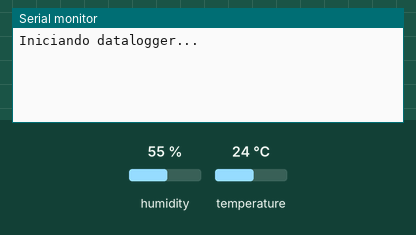
The sketch below on a simulated Arduino Mega 2560, built with avr-gcc and run on an emulated ATmega2560. On the bench: the last lines printed to the serial monitor. The test bench sets the inputs (shaded band); at power-on: humidity 55 %, temperature 24 °C. WiFi joins after 1.5 s; servers stay silent unless stated; uploads are accepted with an empty reply.

Above: at 2.2 s.
2.3 s: humidity set to 22 %
At 7.9 s:
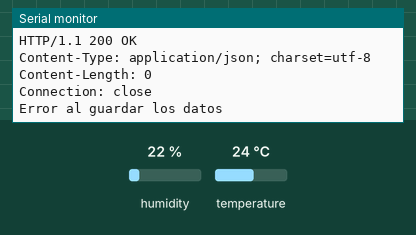
9.8 s: temperature set to 12 °C
At 11.39 s:
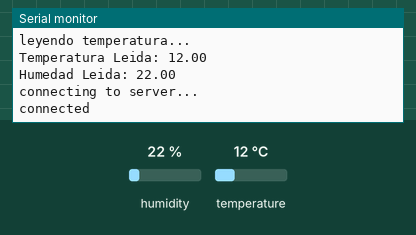
17.3 s: humidity set to 40 %
At 21.21 s:
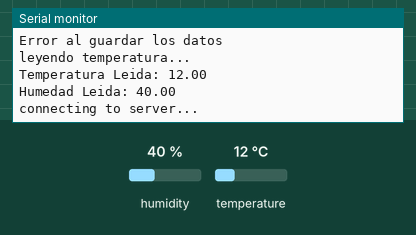

Measured:
- after the input at 2.3 s, the serial monitor: prints a new line after 3.8 s (image 1)
- after the input at 9.8 s, the serial monitor: prints a new line after 1.2 s (image 2)
- after the input at 17.3 s, the serial monitor: prints a new line after 3.8 s (image 3)

The sketch:

data_logger_temperatura_DHT.ino
```cpp
/*
  Sketch para Arduino Mega con Ethernet Shield 2
  Sonda de temperatura y humedad DHT22
  Display LCD https://www.sparkfun.com/datasheets/LCD/SerLCD_V2_5.PDF
*/

#include <Ethernet2.h>
#include <SPI.h>
#include <dht.h>
#include "Timer.h"

#define NUM_ARDUINO 2	//Sustituir X por el numero de Arduino correcto
#define DHT22_PIN 7

byte mac[] = {0x90, 0xA2, 0xDA, 0x0F, 0x70, 0xCC};	//Sustituir YY por el numero de MAC correcto

byte ip[] = {
  10, 22, 72, 31
};
byte DNS[] = {
  8, 8, 8, 8
};
byte gateway[] = {
  10, 22, 72, 1
};
byte subnet[] = {
  255, 255, 255, 0
};
char url[] = "www.aprendiendoarduino.com";

EthernetClient client;
EthernetClient client2;
Timer t;
dht sondaT;

String webString = "";

void setup()
{
  Ethernet.begin(mac, ip, DNS, gateway, subnet);
  Serial.begin(9600);
  Serial1.begin(9600);
  Serial.println("Iniciando datalogger...");
  Serial1.write(254); // move cursor to beginning of first line
  Serial1.write(128);
  Serial1.println("Iniciando...");
  delay(1000);
  t.every(5000, grabaDatos);
}

void loop()
{
  webString = "";
  t.update();
  if (client.available()) {
    Serial.println("Respuesta del Servidor---->");
    while (client.available()) {
      char c = client.read();
      webString += c;
    }
    Serial.println(webString);
    if (webString.indexOf("GRABADOS") > 0) Serial.println("Datos guardados correctamente");
    else Serial.println("Error al guardar los datos");

    client.stop();
  }

  if (client2.available()) {
    Serial.println("Respuesta del Servidor---->");
    while (client2.available()) {
      char c = client2.read();
      webString += c;
    }
    Serial.println(webString);
    if (webString.indexOf("GRABADOS") > 0) Serial.println("Datos guardados correctamente");
    else Serial.println("Error al guardar los datos");

    client2.stop();
  }
}

void grabaDatos() {
  Serial.println("leyendo temperatura... ");

  int chk = sondaT.read22(DHT22_PIN);

  if (chk == DHTLIB_OK) {

    Serial.print("Temperatura Leida: ");
    Serial.println(sondaT.temperature);
    Serial.print("Humedad Leida: ");
    Serial.println(sondaT.humidity);

    Serial1.write(254); // move cursor to beginning of first line
    Serial1.write(128);
    Serial1.write("                "); // clear display
    Serial1.write("                ");

    Serial1.write(254); // cursor to first line
    Serial1.write(128);
    Serial1.print("Temp: ");
    Serial1.print(sondaT.temperature);
    Serial1.write(254); // cursor to second line
    Serial1.write(192);
    Serial1.print("Hum: ");
    Serial1.print(sondaT.humidity);

    Serial.println("connecting to server...");
    if (client.connect(url, 80)) {
      Serial.println("connected");
      client.print("GET /servicios/datos/grabaDatos.php?arduino=" + (String)NUM_ARDUINO + "&dato=");
      client.print(sondaT.temperature);
      client.println(" HTTP/1.1");
      client.println("Host: www.aprendiendoarduino.com");
      client.println("Connection: close");
      client.println();
    }
    else {
      Serial.println("connection failed");
    }

    if (client2.connect(url, 80)) {
      int ard = (int)NUM_ARDUINO + 1;
      Serial.println("connected");
      client2.print("GET /servicios/datos/grabaDatos.php?arduino=" + (String)ard + "&dato=");
      client2.print(sondaT.humidity);
      client2.println(" HTTP/1.1");
      client2.println("Host: www.aprendiendoarduino.com");
      client2.println("Connection: close");
      client2.println();
    }
    else {
      Serial.println("connection failed");
    }
  }
  else {
    Serial.println("Error sonda: ");
    Serial.println(chk);
  }
}
```
